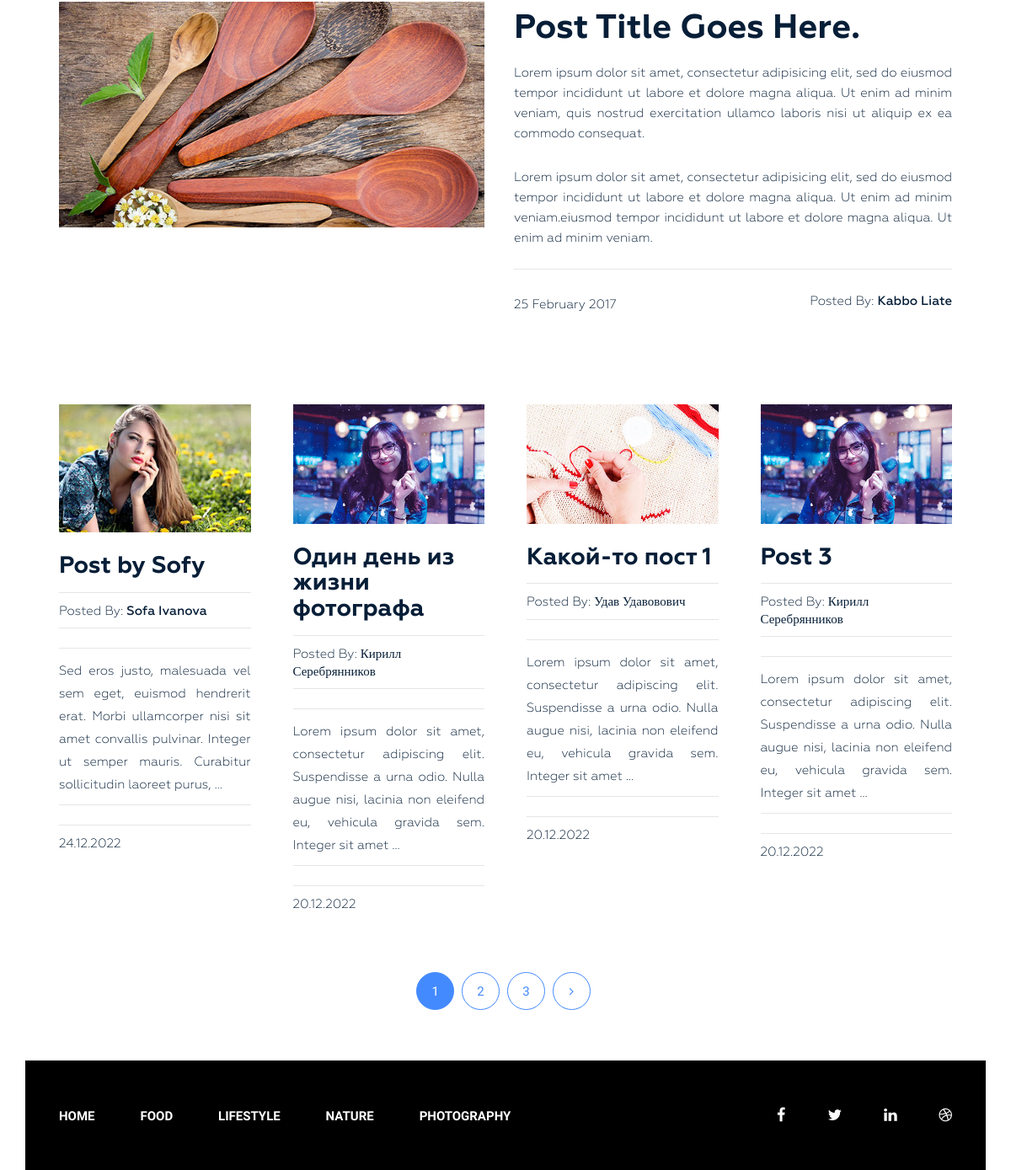
Before: / (lower part) with the older database file.
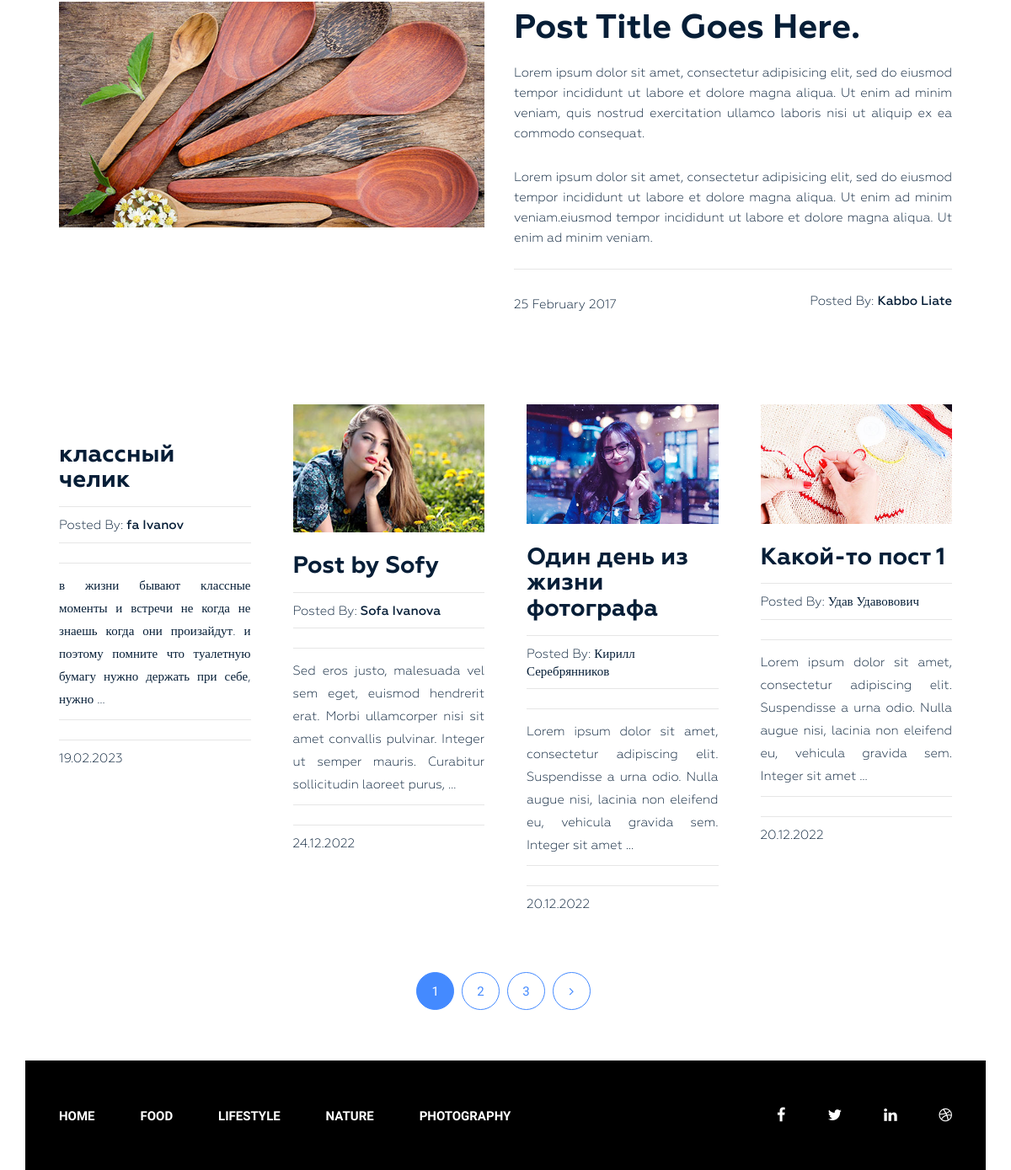
After: the same page with the newer database file.
### siteblog/models.py (models this page shows, shortened)
class Post(models.Model):
    title = models.CharField(max_length=255, verbose_name='Post', )
    slug = models.SlugField(max_length=255, verbose_name='URL', unique=True)
    author = models.CharField(max_length=100)
    content = models.TextField(blank=True)
    created_at = models.DateField(auto_now_add=True, verbose_name='Published')
    photo = models.ImageField(upload_to='photos/%Y/%m/%d/', blank=True)
    views = models.IntegerField(default=0, verbose_name='Count views')
    category = models.ForeignKey(Category, on_delete=models.PROTECT, related_name='posts')
    tags = models.ManyToManyField(Tag, blank=True, related_name='posts')
    def get_absolute_url(self):
        return reverse('post', kwargs={'slug': self.slug})
    class Meta:
        ordering = ['-created_at']

class Category(models.Model):
    title = models.CharField(max_length=255)
    slug = models.SlugField(max_length=255, verbose_name='URL', unique=True)
    def get_absolute_url(self):
        return reverse('category', kwargs={'slug': self.slug})
    class Meta:
        ordering = ['title']

### siteblog/views.py (the view)
# urls.py: 2. Add a URL to urlpatterns:  path('', Home.as_view(), name='home')
class Home(ListView):
    model = Post
    template_name = 'blog/index.html'
    context_object_name = 'post'
    paginate_by = 4
    def get_context_data(self, *, object_list=None, **kwargs):
        context = super().get_context_data(**kwargs)
        context['title'] = 'Classic Blog Design'
        return context

### siteblog/templatetags/menu.py (called while the page is built)
@register.inclusion_tag('blog/menu_tpl.html')
def show_menu(menu_class='menu'):
    categories = Category.objects.all()
    return {'categories': categories, 'menu_class': menu_class}

### siteblog/templates/blog/index.html (shortened to what this page needs)
{% extends 'base.html' %}
{% load static %}
      {% block container %}
        <section class="blog-post-area">
            <div class="container">
                <div class="row">
                    <div class="blog-post-area-style">
                            <div class="col-md-12">
                                <div class="single-post-big">
                                    <div class="big-image">
                                        <img src="{% static 'img/post-image1.jpg' %}" alt="">
                                    </div>
                                    <div class="big-text">
                                        <h3><a href="#">Post Title Goes Here.</a></h3>
                                        <p>Lorem ipsum dolor sit amet, consectetur adipisicing elit, sed do eiusmod tempor incididunt ut labore et dolore magna aliqua. Ut enim ad minim veniam, quis nostrud exercitation ullamco laboris nisi ut aliquip ex ea commodo consequat.</p>
                                        <p>Lorem ipsum dolor sit amet, consectetur adipisicing elit, sed do eiusmod tempor incididunt ut labore et dolore magna aliqua. Ut enim ad minim veniam.eiusmod tempor incididunt ut labore et dolore magna aliqua. Ut enim ad minim veniam.</p>
                                        <h4><span class="date">25 February 2017</span><span class="author">Posted By: <span class="author-name">Kabbo Liate</span></span>
                                        </h4>
                                    </div>
                                </div>
                            </div>
                        {% for item in post %}
                            <div class="col-md-3">
                                <div class="single-post">
                                    <img src="{{ item.photo.url }}" alt="">
                                    <h3><a href="{{ item.get_absolute_url }}">{{ item.title }}</a></h3>
                                    <h4><span>Posted By: <span class="author-name">{{ item.author }}</span></span>
                                    </h4>
                                    <p>{{ item.content|truncatewords_html:25|safe }}</p>
                                    <h4><span>{{ item.created_at|date:"d.m.Y" }}</span></h4>
                                </div>
                            </div>
                        {% endfor %}
                    </div>
                </div>
            </div>
            {% include 'inc/_pagination.html' %}
        </section>
      {% endblock container %}

### siteblog/templates/blog/menu_tpl.html
<div class="{{ menu_class }}">
    <ul>
        <li><a href="{% url  'home' %}">Home</a></li>
        {% for item in categories %}
        <li><a href="{{ item.get_absolute_url }}">{{ item.title }}</a></li>
        {% endfor %}
    </ul>
</div>

Changed rows visible on the page:
no longer on this page (row edited): Post: photo (picture), title "Post 3", author "Кирилл Серебрянников", content "Lorem ipsum dolor sit amet, consectetur adipiscing elit. Suspendisse a urna odio. Nulla augue nisi, lacinia non eleifend eu, vehicula gravida sem. Integer sit amet …", created_at "20.12.2022"
added Post: title "классный челик", author "fa Ivanov", content "в жизни бывают классные моменты и встречи не когда не знаешь когда они произайдут. и поэтому помните что туалетную бумагу нужно держать при себе, нужно …", created_at "19.02.2023"
